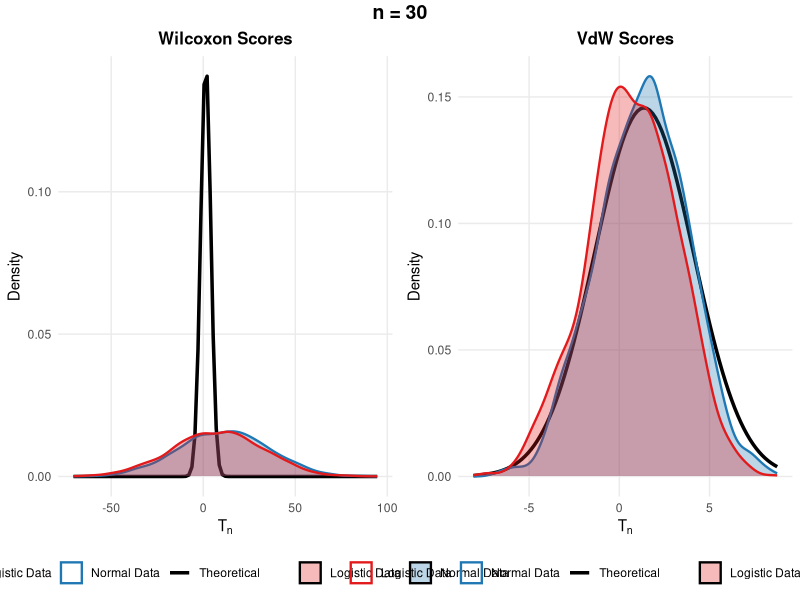
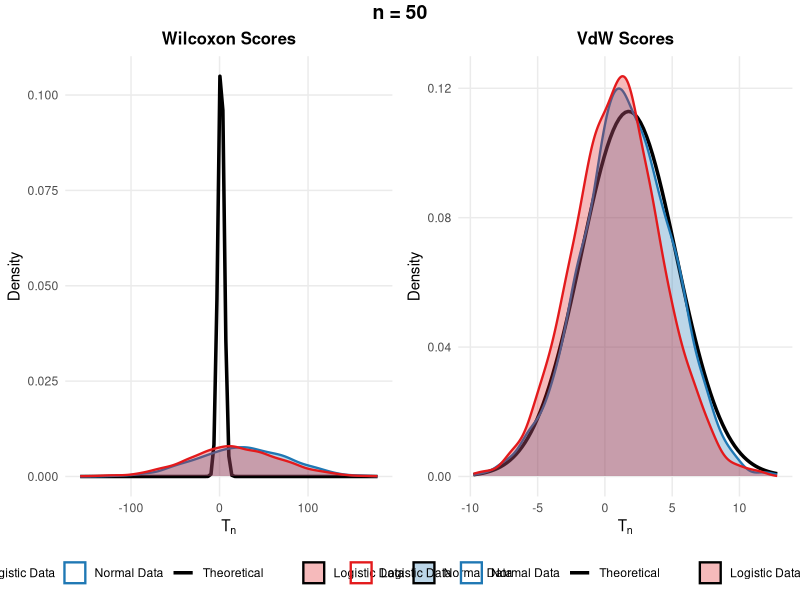
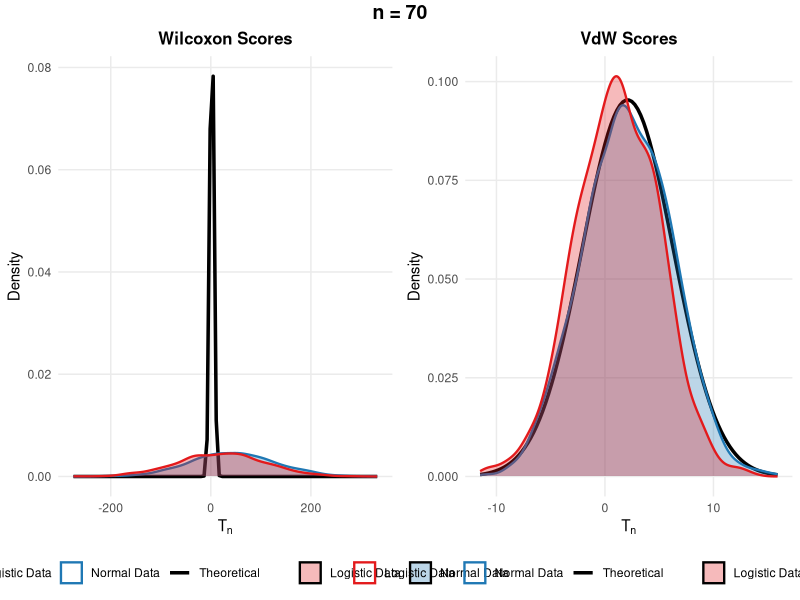
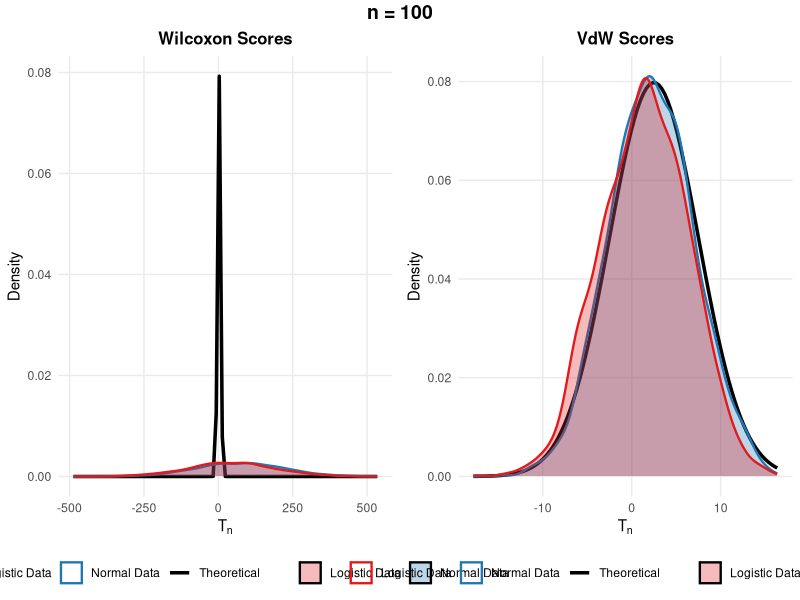
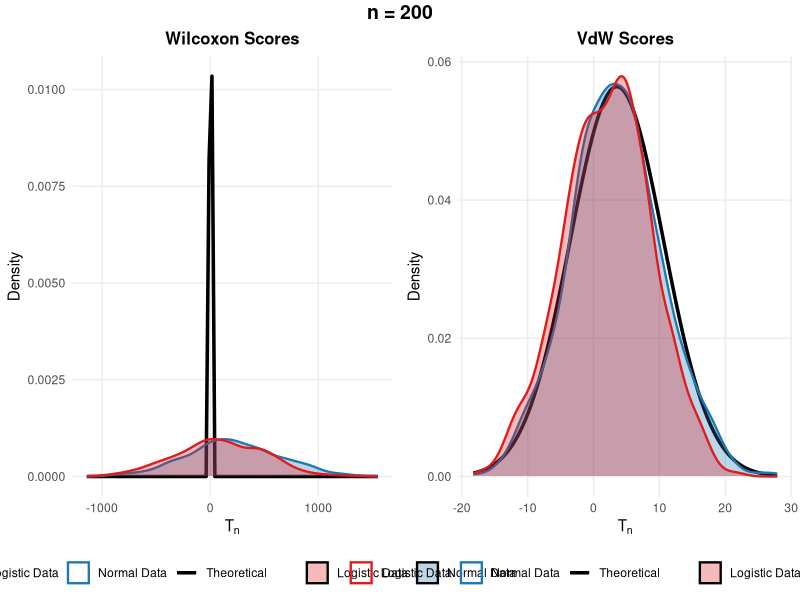
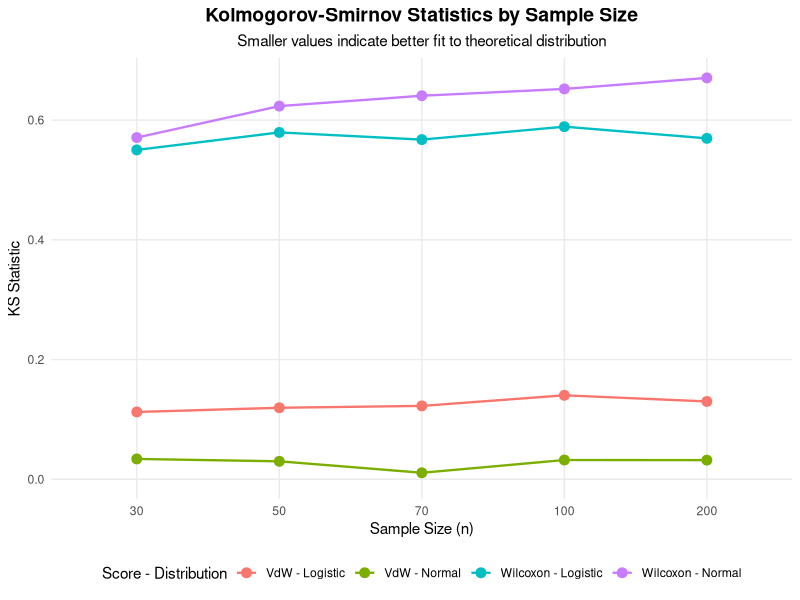

R code for these plots, in order:
# =============================================================================
# APPLICATION OF LE CAM'S LEMMA: FINITE-SAMPLE PERFORMANCE
# =============================================================================
# This script simulates linear rank statistics under local alternatives
# and compares empirical distributions with theoretical normal approximations.
# =============================================================================

# Load required libraries
library(ggplot2)
library(dplyr)
library(tidyr)
library(gridExtra)
library(knitr)

# Set seed for reproducibility
# set.seed(123)

# =============================================================================
# 1. HELPER FUNCTIONS
# =============================================================================

# Compute Wilcoxon scores
wilcoxon_scores <- function(n) {
  return(1:n)
}

# Compute Van der Waerden scores
vdw_scores <- function(n) {
  return(qnorm((1:n) / (n + 1)))
}

# Compute linear rank statistic T_n
compute_Tn <- function(x, y, score_func) {
  n1 <- length(x)
  n2 <- length(y)
  n <- n1 + n2
  
  pooled <- c(x, y)
  ranks <- rank(pooled)
  c_i <- c(rep(0, n1), rep(1, n2))
  c_bar <- mean(c_i)
  a_ranks <- score_func(n)[ranks]
  T_n <- sum((c_i - c_bar) * a_ranks)
  
  return(T_n)
}

# Generate data under alternative (theta_n = 1/sqrt(n))
generate_alternative_data <- function(n1, n2, dist_type) {
  n <- n1 + n2
  theta_n <- 1 / sqrt(n)
  
  if (dist_type == "normal") {
    x <- rnorm(n1, mean = 0, sd = 1)
    y <- rnorm(n2, mean = theta_n, sd = 1)
  } else if (dist_type == "logistic") {
    x <- rlogis(n1, location = 0, scale = 1)
    y <- rlogis(n2, location = theta_n, scale = 1)
  }
  
  return(list(x = x, y = y))
}

# Compute theoretical parameters under alternative
theoretical_params <- function(n1, n2, dist_type, score_type) {
  n <- n1 + n2
  
  if (dist_type == "normal") {
    sigma2_psi <- 1
    if (score_type == "wilcoxon") {
      g0 <- 1 / (2 * sqrt(pi))
    } else if (score_type == "vdw") {
      g0 <- 1
    }
  } else if (dist_type == "logistic") {
    sigma2_psi <- 1/3
    if (score_type == "wilcoxon") {
      g0 <- 1/6
    } else if (score_type == "vdw") {
      g0 <- 1/sqrt(pi)
    }
  }
  
  mean_T <- (n1 * n2 / n) * g0 / sqrt(n)
  var_T <- (n1 * n2 / n) * sigma2_psi
  sd_T <- sqrt(var_T)
  
  return(list(mean = mean_T, sd = sd_T))
}

# Compute Kolmogorov-Smirnov statistic
compute_ks <- function(empirical_values, theoretical_mean, theoretical_sd) {
  # Empirical CDF
  emp_cdf <- ecdf(empirical_values)
  
  # Theoretical CDF (normal)
  theo_cdf <- function(x) pnorm(x, mean = theoretical_mean, sd = theoretical_sd)
  
  # Evaluate at grid points
  x_grid <- seq(min(empirical_values), max(empirical_values), length.out = 1000)
  max_diff <- max(abs(emp_cdf(x_grid) - theo_cdf(x_grid)))
  
  return(as.numeric(max_diff))
}

# =============================================================================
# 2. MAIN SIMULATION FUNCTION
# =============================================================================

run_simulation <- function(n, n_sim = 2000) {
  n1 <- n2 <- n/2
  
  cat("\nRunning simulation for n =", n, "\n")
  
  # Results storage
  all_results <- data.frame()
  summary_stats <- data.frame()
  
  # Score function definitions
  score_functions <- list(
    "Wilcoxon" = wilcoxon_scores,
    "VdW" = vdw_scores
  )
  
  score_types <- list(
    "Wilcoxon" = "wilcoxon",
    "VdW" = "vdw"
  )
  
  # Loop over score types
  for (score_name in names(score_functions)) {
    score_func <- score_functions[[score_name]]
    score_type <- score_types[[score_name]]
    
    # Loop over data distributions
    for (dist_type in c("Normal", "Logistic")) {
      dist_type_lower <- tolower(dist_type)
      
      # Storage for T_n values
      Tn_values <- numeric(n_sim)
      
      # Generate data and compute T_n
      for (i in 1:n_sim) {
        data <- generate_alternative_data(n1, n2, dist_type_lower)
        Tn_values[i] <- compute_Tn(data$x, data$y, score_func)
      }
      
      # Compute theoretical parameters
      theo_params <- theoretical_params(n1, n2, dist_type_lower, score_type)
      
      # Compute KS statistic
      ks_stat <- compute_ks(Tn_values, theo_params$mean, theo_params$sd)
      
      # Compute simulated mean and sd
      sim_mean <- mean(Tn_values)
      sim_sd <- sd(Tn_values)
      
      # Store summary statistics
      temp_summary <- data.frame(
        n = as.numeric(n),
        Score = as.character(score_name),
        Distribution = as.character(dist_type),
        Theo_Mean = round(theo_params$mean, 4),
        Theo_SD = round(theo_params$sd, 4),
        Sim_Mean = round(sim_mean, 4),
        Sim_SD = round(sim_sd, 4),
        KS_Statistic = round(ks_stat, 4)
      )
      summary_stats <- rbind(summary_stats, temp_summary)
      
      # Store results for plotting
      temp_results <- data.frame(
        Tn = Tn_values,
        n = rep(as.numeric(n), n_sim),
        score = rep(as.character(score_name), n_sim),
        distribution = rep(as.character(dist_type), n_sim),
        theo_mean = rep(as.numeric(theo_params$mean), n_sim),
        theo_sd = rep(as.numeric(theo_params$sd), n_sim)
      )
      all_results <- rbind(all_results, temp_results)
    }
  }
  
  # =========================================================================
  # 3. CREATE DENSITY PLOTS FOR THIS SAMPLE SIZE
  # =========================================================================
  
  plot_list <- list()
  
  for (score_name in c("Wilcoxon", "VdW")) {
    
    # Subset data for this score
    score_data <- subset(all_results, score == score_name)
    
    # Get theoretical parameters
    theo_mean <- unique(score_data$theo_mean)[1]
    theo_sd <- unique(score_data$theo_sd)[1]
    
    # Subset data by distribution
    normal_data <- subset(score_data, distribution == "Normal")
    logistic_data <- subset(score_data, distribution == "Logistic")
    
    # Create the plot
    p <- ggplot(score_data, aes(x = Tn)) +
      # Theoretical normal density
      stat_function(
        fun = function(x) dnorm(x, mean = theo_mean, sd = theo_sd),
        aes(color = "Theoretical"),
        linewidth = 1.2,
        linetype = "solid"
      ) +
      # Empirical density for Normal data
      geom_density(
        data = normal_data,
        aes(color = "Normal Data", fill = "Normal Data"),
        alpha = 0.3,
        linewidth = 0.8
      ) +
      # Empirical density for Logistic data
      geom_density(
        data = logistic_data,
        aes(color = "Logistic Data", fill = "Logistic Data"),
        alpha = 0.3,
        linewidth = 0.8
      ) +
      # Labels and theme
      labs(
        title = paste(score_name, "Scores"),
        x = expression(T[n]),
        y = "Density",
        color = "",
        fill = ""
      ) +
      theme_minimal() +
      theme(
        plot.title = element_text(hjust = 0.5, face = "bold", size = 12),
        legend.position = "bottom",
        legend.box = "horizontal",
        panel.grid.minor = element_blank()
      ) +
      scale_color_manual(
        values = c("Theoretical" = "black", 
                   "Normal Data" = "#1f78b4", 
                   "Logistic Data" = "#e31a1c")
      ) +
      scale_fill_manual(
        values = c("Normal Data" = "#1f78b4", 
                   "Logistic Data" = "#e31a1c")
      )
    
    plot_list[[score_name]] <- p
  }
  
  # Combine plots for this sample size
  combined_plot <- grid.arrange(
    plot_list[["Wilcoxon"]], 
    plot_list[["VdW"]],
    ncol = 2,
    top = grid::textGrob(
      paste("n =", n),
      gp = grid::gpar(fontsize = 14, fontface = "bold")
    )
  )
  
  return(list(
    combined_plot = combined_plot,
    results = all_results,
    summary_stats = summary_stats
  ))
}

# =============================================================================
# 4. RUN SIMULATIONS FOR ALL SAMPLE SIZES
# =============================================================================

sample_sizes <- c(30, 50, 70, 100, 200)

# Store all results
all_sim_results <- list()
all_summary_stats <- data.frame()

for (n in sample_sizes) {
  # Adjust simulation iterations based on sample size
  n_sim <- ifelse(n <= 50, 3000, ifelse(n <= 100, 2000, 1000))
  
  result <- run_simulation(n, n_sim = n_sim)
  
  all_sim_results[[as.character(n)]] <- result
  all_summary_stats <- rbind(all_summary_stats, result$summary_stats)
  
  # Display the plot
  print(result$combined_plot)
}

# =============================================================================
# 5. DISPLAY SUMMARY TABLE
# =============================================================================

cat("\n\n", paste(rep("=", 100), collapse = ""), "\n")
cat("SUMMARY TABLE: THEORETICAL vs SIMULATED MEAN AND SD\n")
cat(paste(rep("=", 100), collapse = ""), "\n\n")

# Print the table using kable for better formatting
print(kable(all_summary_stats, 
            caption = "Comparison of Theoretical and Simulated Statistics",
            format = "markdown",
            align = c("c", "c", "c", "c", "c", "c", "c", "c")))

# =============================================================================
# 6. CREATE A SUMMARY TABLE PLOT
# =============================================================================

# Prepare data for plotting KS statistics
ks_plot_data <- all_summary_stats %>%
  mutate(Score_Dist = paste(Score, Distribution, sep = " - "))

ks_plot <- ggplot(ks_plot_data, aes(x = as.factor(n), y = KS_Statistic, 
                                    color = Score_Dist, group = Score_Dist)) +
  geom_point(size = 3) +
  geom_line(linewidth = 0.8) +
  labs(
    title = "Kolmogorov-Smirnov Statistics by Sample Size",
    subtitle = "Smaller values indicate better fit to theoretical distribution",
    x = "Sample Size (n)",
    y = "KS Statistic",
    color = "Score - Distribution"
  ) +
  theme_minimal() +
  theme(
    plot.title = element_text(hjust = 0.5, face = "bold", size = 14),
    plot.subtitle = element_text(hjust = 0.5, size = 11),
    legend.position = "bottom",
    legend.box = "vertical",
    panel.grid.minor = element_blank()
  ) +
  scale_y_continuous(limits = c(0, NA))

print(ks_plot)

# =============================================================================
# 7. PRINT THE TABLE AS A SIMPLE TEXT TABLE
# =============================================================================

cat("\n\n", paste(rep("=", 100), collapse = ""), "\n")
cat("DETAILED SUMMARY TABLE\n")
cat(paste(rep("=", 100), collapse = ""), "\n\n")

# Print as a simple text table
print(all_summary_stats, row.names = FALSE)

# =============================================================================
# 8. SAVE THE TABLE TO CSV (OPTIONAL)
# =============================================================================

# Uncomment to save the table
# write.csv(all_summary_stats, "summary_statistics.csv", row.names = FALSE)

cat("\n\n", paste(rep("=", 100), collapse = ""), "\n")
cat("SIMULATION COMPLETED SUCCESSFULLY!\n")
cat(paste(rep("=", 100), collapse = ""), "\n")
